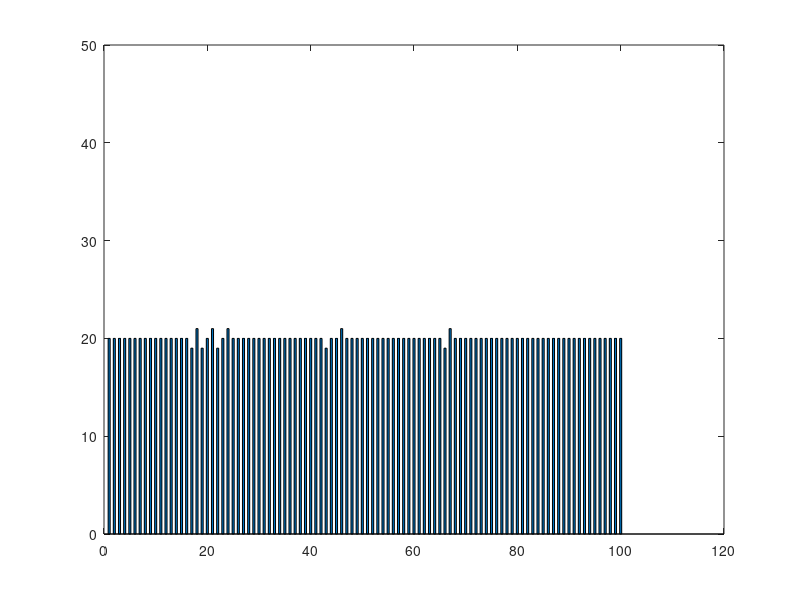

Recreate this plot in MATLAB. (Note: this script raises an error after producing the figure.)
clc;
clear all;
close all;

particles = csvread("Particles.csv");
temperature = csvread("Temperature.csv");
time_step = 1.0e-8;
step_freq = 1.0e5;
time = 0;

index = [1 : 1 : 100];

for i = 1 : size(particles,1)
    time = step_freq * time_step * (i - 1);

    figure();
    set(gcf,'visible','off');
    set(gcf,'position',[10,10,700,700]);
    hold on;
    box on;
    bar(index,particles(i,:),0.4);
    ylim([0,50]);
    xlabel('Grid Cell $\longrightarrow$',Interpreter='latex',FontSize=15);
    ylabel('Number of Simulated Particles $\longrightarrow$',Interpreter='latex',FontSize=15);
    title(sprintf('\\textbf{Number of Simulated Particles at \\boldmath$t = %f$ s}',time),Interpreter='latex',FontSize=18);
    legend({'Number of Simulated Particles'},Interpreter='latex',FontSize=12);
    hold off;
    saveas(gcf,sprintf('Plots/Particles/Particle_%f_sec.svg',time),'svg');

    figure();
    set(gcf,'visible','off');
    set(gcf,'position',[10,10,700,700]);
    hold on;
    box on;
    bar(index,temperature(i,:),0.4);
    ylim([200,400]);
    xlabel('Grid Cell $\longrightarrow$',Interpreter='latex',FontSize=15);
    ylabel('Temperature (in K) $\longrightarrow$',Interpreter='latex',FontSize=15);
    title(sprintf('\\textbf{Temperature (in K) at \\boldmath$t = %f$ s}',time),Interpreter='latex',FontSize=18);
    legend({'Temperature'},Interpreter='latex',FontSize=12);
    hold off;
    saveas(gcf,sprintf('Plots/Temperature/Temperature_%f_sec.svg',time),'svg');
end